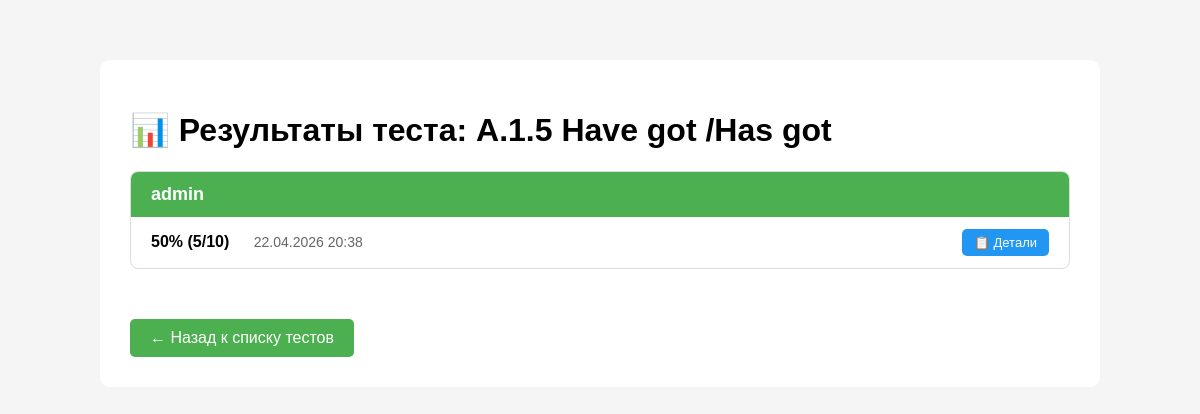
The app's page /tests/test/5/results/ (signed in) with its own data.
### tests/models.py (models this page shows, shortened)
class Test(models.Model):
    title = models.CharField(max_length=200)
    description = models.TextField(blank=True)
    author = models.ForeignKey(settings.AUTH_USER_MODEL, on_delete=models.CASCADE)
    created_at = models.DateTimeField(auto_now_add=True)
    last_activity = models.DateTimeField(auto_now=True)
    tags = models.ManyToManyField('Tag', blank=True)

class Result(models.Model):
    student = models.ForeignKey(
        settings.AUTH_USER_MODEL,
        on_delete=models.CASCADE,
        null=True,
        blank=True
    )
    first_name = models.CharField(max_length=100, blank=True)
    last_name = models.CharField(max_length=100, blank=True)
    test = models.ForeignKey(Test, on_delete=models.CASCADE)
    score = models.IntegerField()
    total = models.IntegerField()
    completed_at = models.DateTimeField(auto_now_add=True)

### accounts/models.py (models this page shows, shortened)
class User(AbstractUser):
    ROLE_CHOICES = [
        ('teacher', 'Учитель'),
        ('moderator', 'Модератор'),
        ('admin', 'Администратор'),
    ]
    role = models.CharField(max_length=20, choices=ROLE_CHOICES, default='teacher')

### tests/views.py (the view)
# urls.py: path('test/<int:test_id>/results/', views.test_results, name='test_results'),
@staff_member_required
def test_results(request, test_id):
    test = get_object_or_404(Test, id=test_id)
    results = Result.objects.filter(test=test).order_by('-completed_at')
    students = {}
    for r in results:
        if r.first_name and r.last_name:
            name = f"{r.first_name} {r.last_name}"
        elif r.student:
            name = r.student.username
        else:
            name = "Аноним"
        if name not in students:
            students[name] = []
        students[name].append({
            'id': r.id,
            'score': r.score,
            'total': r.total,
            'percent': int(r.score / r.total * 100) if r.total > 0 else 0,
            'completed_at': r.completed_at,
        })
    return render(request, 'tests/test_results.html', {
        'test': test,
        'students': students,
    })

### templates/tests/test_results.html (shortened to what this page needs)
<!DOCTYPE html>
<html>
<head>
</head>
<body>
    <div class="container">
        <h1>📊 Результаты теста: {{ test.title }}</h1>
        {% for name, attempts in students.items %}
        <div class="student-block">
            <div class="student-name">{{ name }}</div>
            {% for att in attempts %}
            <div class="attempt">
                <div class="attempt-info">
                    <span class="attempt-score">{{ att.percent }}% ({{ att.score }}/{{ att.total }})</span>
                    <span class="attempt-date">{{ att.completed_at|date:"d.m.Y H:i" }}</span>
                </div>
                <a href="{% url 'result_detail' att.id %}" class="btn-detail">📋 Детали</a>
            </div>
            {% endfor %}
        </div>
        {% empty %}
        <p>Пока нет результатов.</p>
        {% endfor %}
        <a href="{% url 'teacher_home' %}" class="back-link">← Назад к списку тестов</a>
    </div>
</body>
</html>

### templates/tests/test_results.html (style rules this page uses)
body { font-family: Arial, sans-serif; max-width: 1000px; margin: 40px auto; padding: 20px; background: #f5f5f5; }
.container { background: white; padding: 30px; border-radius: 10px; }
.student-block { margin-bottom: 30px; border: 1px solid #ddd; border-radius: 8px; overflow: hidden; }
.student-name { background: #4CAF50; color: white; padding: 12px 20px; font-size: 18px; font-weight: bold; }
.attempt { padding: 12px 20px; border-bottom: 1px solid #eee; display: flex; justify-content: space-between; align-items: center; }
.attempt:last-child { border-bottom: none; }
.attempt-info { flex: 2; }
.attempt-score { font-weight: bold; margin-right: 20px; }
.attempt-date { color: #666; font-size: 14px; }
.btn-detail { background: #2196F3; color: white; padding: 6px 12px; text-decoration: none; border-radius: 5px; font-size: 13px; }
.back-link { display: inline-block; margin-top: 20px; background: #4CAF50; color: white; padding: 10px 20px; text-decoration: none; border-radius: 5px; }

### records on screen
Test: title "A.1.5 Have got /Has got"
User: students "admin"
Result: completed_at "22.04.2026 20:38"

### other values on screen
{{ att.percent }} "50"
{{ att.score }} "5"
{{ att.total }} "10"
